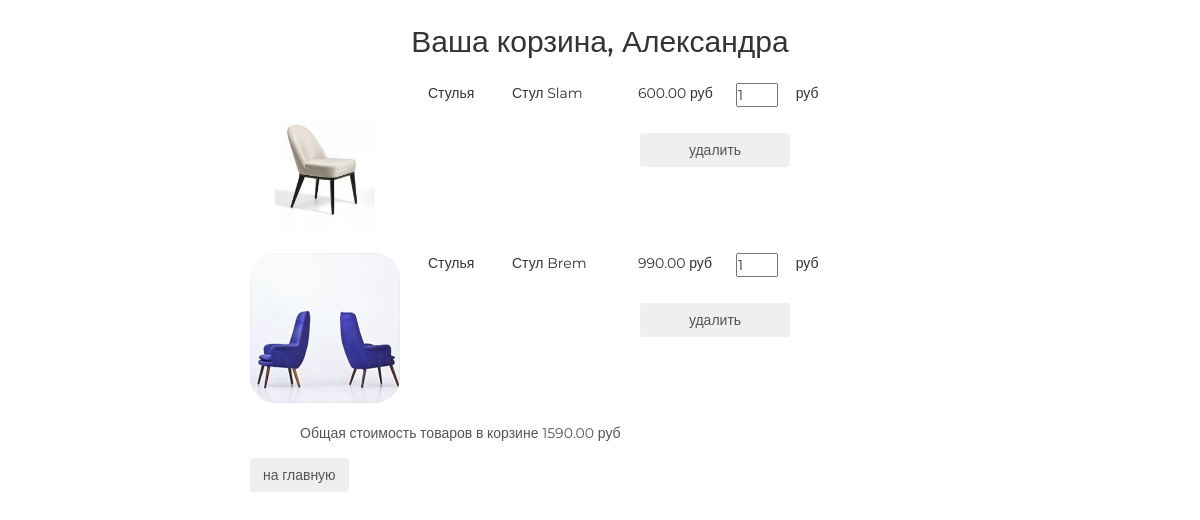
The app's page /cart/ (signed in) with its own data.
### authapp/models.py (models this page shows, shortened)
class ShopUser(AbstractUser):
    age = models.PositiveIntegerField(verbose_name="возраст", default=18)
    city = models.CharField(max_length=64, verbose_name="город", blank=True)
    phone_number = models.CharField(
        max_length=14, verbose_name="номер телефона", blank=True
    )
    avatar = models.ImageField(upload_to="user_avatars", blank=True)
    activation_key = models.CharField(
        verbose_name="ключ активации", max_length=128, null=True
    )
    activation_expiration_date = models.DateTimeField(
        verbose_name="Истечение активации", default=default_key_expiration_date
    )

### cartapp/models.py (models this page shows, shortened)
class Cart(models.Model):
    user = models.ForeignKey(
        settings.AUTH_USER_MODEL, on_delete=models.CASCADE, related_name="cart"
    )
    product = models.ForeignKey(Product, on_delete=models.CASCADE)
    quantity = models.PositiveIntegerField(verbose_name="количество", default=0)
    add_datetime = models.DateTimeField(verbose_name="время", auto_now_add=True)
    objects = CartManager()

### mainapp/models.py (models this page shows, shortened)
class Product(models.Model):
    class Meta:
        ordering = ("-price", "name")
    name = models.CharField(verbose_name="имя", max_length=128, unique=True)
    description = models.TextField(verbose_name="описание", blank=True, null=True)
    category = models.ForeignKey(ProductCategory, on_delete=models.SET_NULL, null=True)
    short_description = models.TextField(
        verbose_name="короткое описание", max_length=64, blank=True
    )
    price = models.DecimalField(
        verbose_name="цена", max_digits=8, decimal_places=2, default=0
    )
    price_with_discount = models.DecimalField(
        verbose_name="цена со скидкой", max_digits=8, decimal_places=2, default=0
    )
    quantity = models.PositiveIntegerField(
        verbose_name="количество товаров на складе", default=0
    )
    image = models.ImageField(upload_to="products_image", blank=True)
    is_active = models.BooleanField(verbose_name="В каталоге", db_index=True, default=True)

class ProductCategory(models.Model):
    name = models.CharField(verbose_name="имя", max_length=64, unique=True, blank=True)
    description = models.TextField(verbose_name="описание", blank=True, null=True)
    is_active = models.BooleanField(verbose_name="активна", db_index=True, default=True)

### cartapp/views.py (the view)
# urls.py: path("", views.cart, name="view"),
@login_required
def cart(request):
    products = request.user.cart.order_by("product__category")
    return render(
        request,
        "cartapp/cart.html",
        context={
            "cart": products,
        },
    )

### cartapp/models.py (called while the page is built)
    @cached_property
    def total_cost(self):
        return sum(item.product.price * item.quantity for item in self.all())

    @cached_property
    def has_items(self):
        return bool(len(self.all()))

### mainapp/context_processors.py (called while the page is built)
def cart(request):
    cart = []
    if request.user.is_authenticated:
        cart = Cart.objects.filter(user=request.user)
    return {
        "cart": cart,
    }

### cartapp/templates/cartapp/cart.html
{% extends 'cartapp/base.html' %}
{% load static %}
{% block content %}
    <div class="cart_list">
        {% for item in cart %}
            <div class="cart_record">
                <img
                src="/media/{{ item.product.image }}"
                alt="{{ item.product.short_desc }}"
                />
                <span class="category_name">{{ item.product.category.name }}</span>
                <span class="product_name">{{ item.product.name }}</span>
                <span class="product_price">{{ item.product.price }}&nbspруб</span>
                <input
                type="number"
                name="{{ item.pk }}"
                min="0"
                value="{{ item.quantity }}"
                />
                <span class="product_cost">{{ item.cost }}&nbspруб</span>
                <button class="btn btn-round">
                <a href="{% url 'cart:remove_from_cart' item.pk %}" class=""> удалить </a>
                </button>
            </div>
        {% endfor %}
        {% if request.user.cart.has_items %}
            <div class="cart_summary">
                {{ request.user.cart.total_quantity }} Общая стоимость товаров в корзине
                {{ request.user.cart.total_cost }} руб
            </div>
        {% endif %}
    </div>
    <button class="btn btn-round">
        <a href="{% url 'index' %}">на главную</a>
    </button>
{% endblock %}

### cartapp/templates/cartapp/base.html (shortened to what this page needs)
{% load static %}
<html>
  <head>
      {% block css %}
          <link rel="stylesheet" type="text/css" href="{% static 'bootstrap.min.css' %}">
          <link rel="stylesheet" type="text/css" href="{% static 'css/style.css' %}">
          <link rel="stylesheet" href="{% static 'fonts/font-awesome/css/font-awesome.css' %}">
      {% endblock %}
  </head>
  <body>
    <div class="cart_container">
      <div class="h2 text-center head">
          Ваша корзина,
          {% if user.first_name %}
            {{ user.first_name|title}}
          {% else %}
            Пользователь
          {% endif %}
      </div>
        {% block content %}
        {% endblock %}
    </div>
  </body>
</html>

### static/css/style.css (style rules this page uses)
* { margin: 0; padding: 0; }
body { font-family: 'Montserrat', sans-serif; }
html, body { height: 100%; }
.cart_container { margin: 25px auto; width: 700px; }
.cart_list input[type="number"] { width: 3em; position: relative; display: block; float: left; }
.cart_list span.category_name { margin-left: 2em; width: 5em; position: relative; display: block; float: left; }
.cart_list span.product_name { margin-left: 1em; width: 8em; position: relative; display: block; float: left; }
.cart_list span.product_price { margin-left: 1em; width: 7em; position: relative; display: block; float: left; }
.cart_list span.product_cost { margin-left: 1em; width: 7em; position: relative; display: block; float: left; }
.cart_list .cart_record { position: relative; display: block; height: 170px; float: none; }
.cart_container .head { margin: 25px auto; }
.cart_list .cart_record button { margin-top: 50px; margin-left: 390px; width: 150px; position: absolute; display: block; float: left; }
.cart_list button { margin-left: 45px; width: 150px; display: block; float: left; }
.cart_container button a { text-decoration: none; color: #555; }
.cart_container img { display: block; float: left; width: 150px; border-radius: 25px; }
.cart_container .cart_summary { display: block; margin-left: 50px; margin-bottom: 15px; color: #555; }

### records on screen
ShopUser: first_name "Александра", user.cart.total_cost "1590.00"
Cart: product.image (picture), product.category.name "Стулья", product.name "Стул Slam", product.price "600.00", quantity "1"
Cart: product.image (picture), product.category.name "Стулья", product.name "Стул Brem", product.price "990.00", quantity "1"
